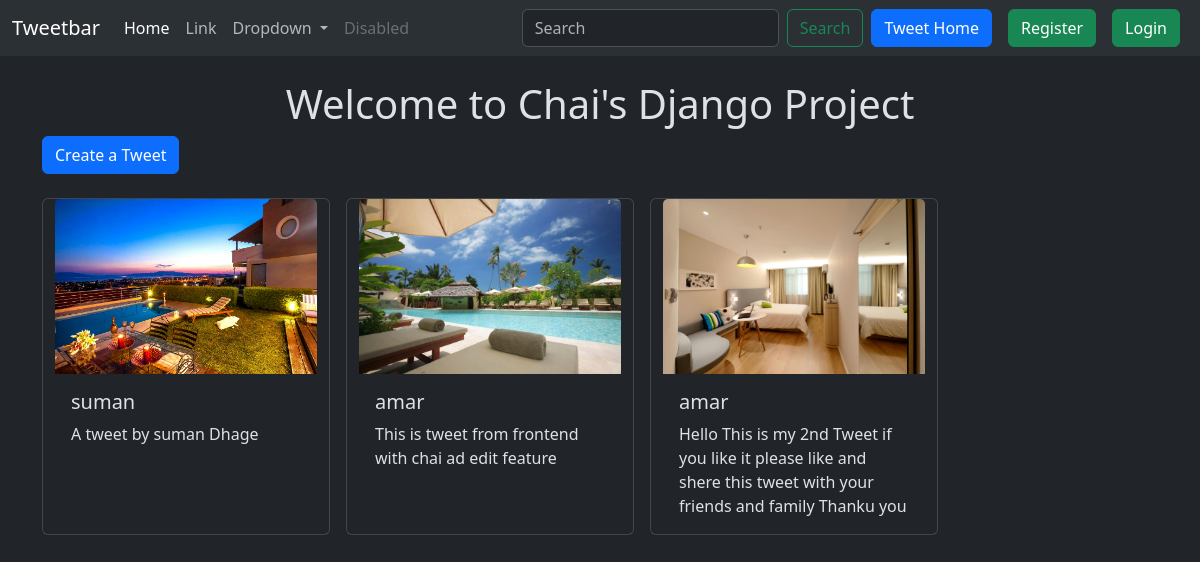
Screenshot of /tweet/ with the database file from the repository.
### tweet/models.py (models this page shows, shortened)
class Tweet(models.Model):
    user = models.ForeignKey(User,on_delete=models.CASCADE)
    text = models.TextField(max_length=240)
    photo = models.ImageField(upload_to='photos/',blank=True,null=True)
    created_at = models.DateTimeField(auto_now_add=True)
    updated_at = models.DateTimeField(auto_now=True)

### tweet/views.py (the view)
# urls.py: path('', views.tweet_list,name='tweet_list'),
def tweet_list(request):
    tweets = Tweet.objects.all().order_by('-created_at')
    return render(request,'tweet_list.html',{'tweets':tweets})

### tweet/templates/tweet_list.html (shortened to what this page needs)
{% extends 'layout.html' %}
{% block content %}
    <h1 class="text-center mt-4">Welcome to Chai's Django Project</h1>
    <a class="btn btn-primary mb-4" href="{% url 'tweet_create' %}" >Create a Tweet</a>
    <div class="container row gap-3">
        {% for tweet in tweets %}
            <div class="card" style="width: 18rem;">
                <img src="{{tweet.photo.url}}" class="card-img-top" alt="...">
                <div class="card-body">
                <h5 class="card-title">{{tweet.user.username}}</h5>
                <p class="card-text">{{tweet.text}}</p>
                </div>
            </div>
        {% endfor %}
    </div>
{% endblock content %}

### templates/layout.html (shortened to what this page needs)
{% load static %}
<!DOCTYPE html>
<html lang="en" data-bs-theme="dark">
<head>
    <link href="https://cdn.jsdelivr.net/npm/bootstrap@5.3.3/dist/css/bootstrap.min.css" rel="stylesheet">
</head>
<body>
    <nav class="navbar navbar-expand-lg bg-body-tertiary">
        <div class="container-fluid">
          <a class="navbar-brand" href="#">Tweetbar</a>
          <div class="collapse navbar-collapse" id="navbarSupportedContent">
            <ul class="navbar-nav me-auto mb-2 mb-lg-0">
              <li class="nav-item">
                <a class="nav-link active" aria-current="page" href="#">Home</a>
              </li>
              <li class="nav-item">
                <a class="nav-link" href="#">Link</a>
              </li>
              <li class="nav-item dropdown">
                <a class="nav-link dropdown-toggle" href="#" role="button" data-bs-toggle="dropdown" aria-expanded="false">
                  Dropdown
                </a>
              </li>
              <li class="nav-item">
                <a class="nav-link disabled" aria-disabled="true">Disabled</a>
              </li>
            </ul>
            <form class="d-flex" role="search">
              <input class="form-control me-2" type="search" placeholder="Search" aria-label="Search">
              <button class="btn btn-outline-success" type="submit">Search</button>
            </form>
            <a href="{% url 'tweet_list' %}" class="btn btn-primary mx-2">Tweet Home</a>
            {% if user.is_authenticated %}
            <form method="post" action="{% url 'logout' %}">
              {% csrf_token %}
              <button class="btn btn-danger" type="submit">Logout</button>
            </form>
            {% else %}
            <a href="{% url 'register' %}" class="btn btn-success mx-2">Register</a>
            <a href="{% url 'login' %}" class="btn btn-success mx-2">Login</a>
            {% endif %}
          </div>
        </div>
      </nav>
    <div class="container">
        {% block content %}
        {% endblock content %}
    </div>
</body>
</html>

### rows the page displays
Tweet: photo (picture), user.username "suman", text "A tweet by suman Dhage"
Tweet: photo (picture), user.username "amar", text "This is tweet from frontend with chai ad edit feature"
Tweet: photo (picture), user.username "amar", text "Hello This is my 2nd Tweet if you like it please like and shere this tweet with your friends and family Thanku you"
